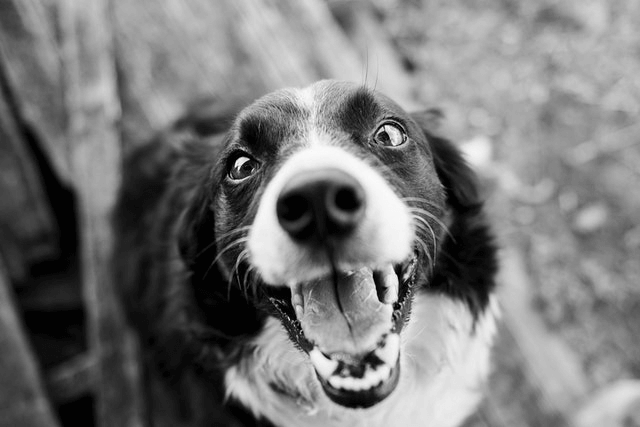
#> input picture black-dog-gray-srgb.png, 640 x 427 px
$ python pg4.py
#> lines starting #> are read from the running program, lines starting #| are printed output that depends on the picture
#4.rotate an image  and save it as a new file
from PIL import Image

img = Image.open('black-dog-gray-srgb.png')
#> img is the input picture: PIL image 640x427 P; min 2, max 250, mean 120.6
rotated = img.rotate(-85)
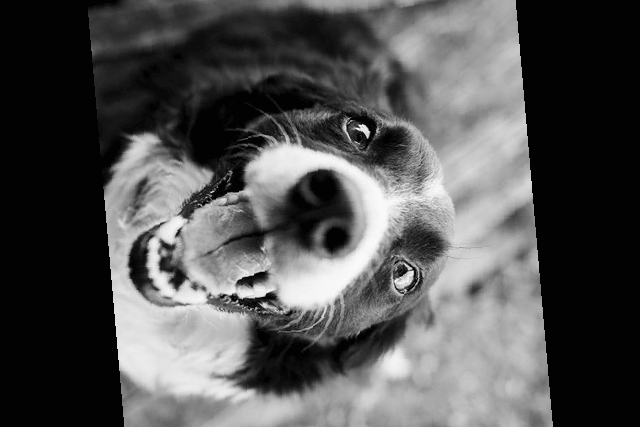
#> rotated: PIL image 640x427 P; min 2, max 250, mean 82.5
rotated.save("rotated_img.png")
rotated.show()
print("rotated sccuessfully")
